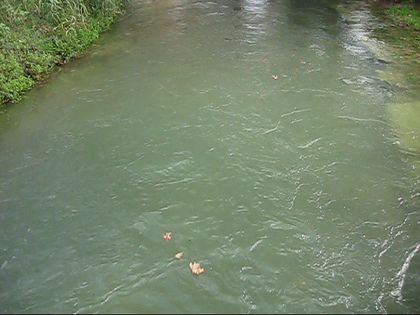
%> input picture image-segmentation/MVI_4117_frame_0677.bmp, 420 x 315 px, shrunk from 640 x 480 before the run
$ octave colorBasedYCbCr.m   (GNU Octave 9; MATLAB toolbox functions it lacks are replaced by stand-ins)
%> lines starting %> are read from the running program, lines starting %| are printed output that depends on the picture; in (x1, y1, x2, y2) boxes, pixels count from 0 and x2, y2 are one past the last pixel; in counts of white or black regions, pixels touching at a corner belong together; the program's own positions count from 1
clear all;
close all;
clc;


%------------------------------------------------------------------------------------------

                                    % Image Segmentation

%------------------------------------------------------------------------------------------
% Color Image Segmentation Considering the YCbCr Color Space Based on (Color) Thresholding.
%------------------------------------------------------------------------------------------

tic

% Read image.
input = imread('MVI_4117_frame_0677.bmp');
%> input is the input picture: size 315x420x3 uint8; mean R, G, B 117, 131.9, 106.1

if (size(input, 3) ~= 3)
    error('Input image must be RGB.')
else
    % Display the original image.
    figure, imshow(input);
    axis equal; axis tight; axis off;
    set(gcf, 'Color', 'White'); title('original image', 'FontSize', 17);

    figure;
    subplot(2,2,1), imshow(input);
    axis equal; axis tight; axis off;
    set(gcf, 'Color', 'White'); title('image in RGB colormap','FontSize',17)
    subplot(2,2,2), imshow(input(:,:,1));
    axis equal; axis tight; axis off;
    set(gcf, 'Color', 'White'); title('Red','FontSize',17)
    subplot(2,2,3), imshow(input(:,:,2));
%> after `imshow(input(:,:,2))`:
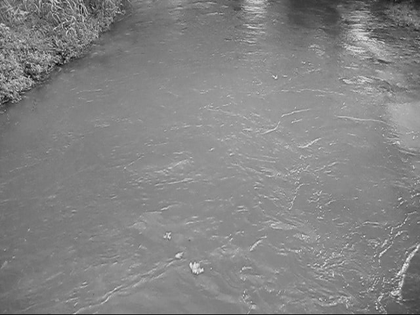
%> displayed picture: size 315x420, on the screen's scale of 0 to 255; min 6, max 248, mean 131.9
    axis equal; axis tight; axis off;
    set(gcf, 'Color', 'White'); title('Green','FontSize',17)
    subplot(2,2,4), imshow(input(:,:,3));
%> after `imshow(input(:,:,3))`:
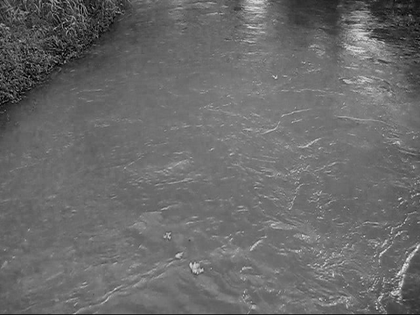
%> displayed picture: size 315x420, on the screen's scale of 0 to 255; min 0, max 242, mean 106.1
    axis equal; axis tight; axis off;
    set(gcf, 'Color', 'White'); title('Blue','FontSize',17)
    suptitle('Components of RGB color model')

    % Convert the RGB values in map to the YCbCr color space.
    imgy = rgb2ycbcr(input);
%> imgy: size 315x420x3 uint8; mean of channels 1, 2, 3 122.9, 118.9, 123.3

    figure;
    subplot(2,2,1), imshow(imgy);
    axis equal; axis tight; axis off;
    set(gcf, 'Color', 'White'); title('image in YCbCr colormap','FontSize',17)
    subplot(2,2,2), imshow(imgy(:,:,1));
    axis equal; axis tight; axis off;
    set(gcf, 'Color', 'White'); title('Y (Luminance)','FontSize',17)
    subplot(2,2,3), imshow(imgy(:,:,2));
%> after `imshow(imgy(:,:,2))`:
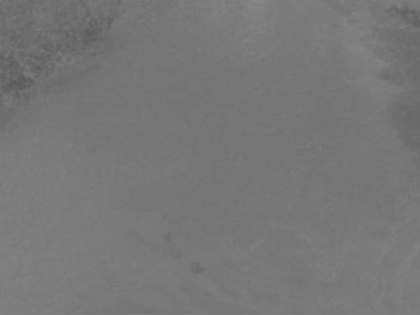
%> displayed picture: size 315x420, on the screen's scale of 0 to 255; min 90, max 136, mean 118.9
    axis equal; axis tight; axis off;
    set(gcf, 'Color', 'White'); title('Cb (Blue-difference)','FontSize',17)
    subplot(2,2,4), imshow(imgy(:,:,3));
    axis equal; axis tight; axis off;
    set(gcf, 'Color', 'White'); title('Cr (Red-difference)','FontSize',17)
    suptitle('Components of YCbCr color model')

    % Convert image to double precision.
    dinput=double(input);

    % Converting RGB space into YCbCr space using following formula.
    % Cb: Chrominance-Blue and Cr: Chrominance-Red.
    Cb = 0.001 * dinput(:,:,1) - 0.2 * dinput(:,:,2) + 0.4 * dinput(:,:,3) + 128;
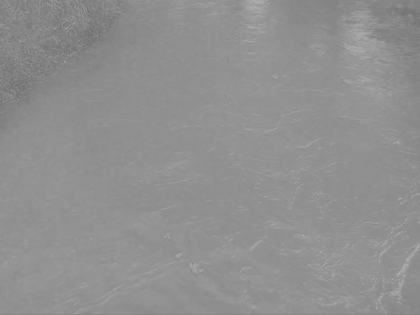
%> Cb: size 315x420 double; min 112.5, max 176.2, mean 144.2
    Cr =  0.45 * dinput(:,:,1) - 0.35 * dinput(:,:,2) - 0.09 * dinput(:,:,3) + 128;
    [rows,columns]=size(dinput(:,:,1));
%> rows = 315; columns = 420

    figure, hist(Cb);
%> after `hist(Cb)`:
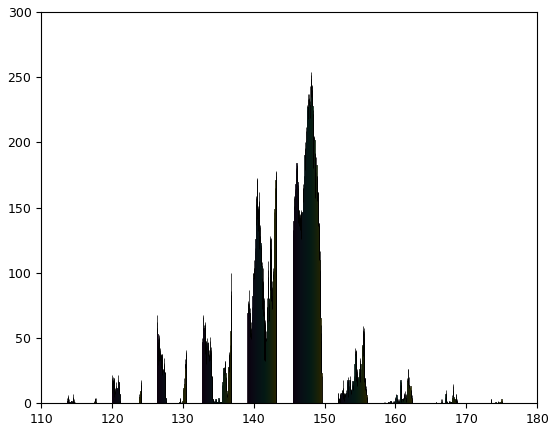
%> figure redrawn from the program's plot data; tallest bar 118 high, from x = 145.5 to 145.5; tallest bar 122 high, from x = 145.5 to 145.5; tallest bar 123 high, from x = 145.5 to 145.5; tallest bar 123 high, from x = 145.5 to 145.5
    figure, hist(Cr);
%> after `hist(Cr)`:
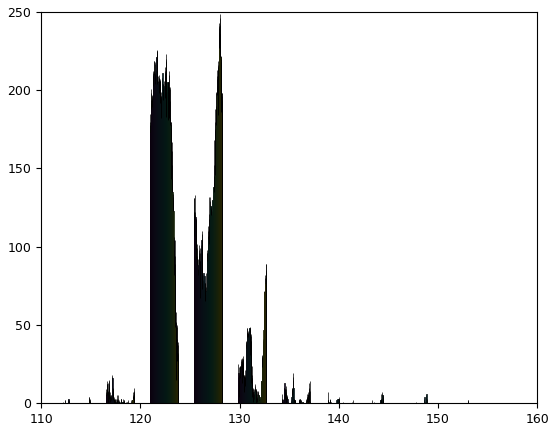
%> figure redrawn from the program's plot data; tallest bar 168 high, from x = 121 to 121; tallest bar 178 high, from x = 121 to 121; tallest bar 185 high, from x = 121 to 121; tallest bar 180 high, from x = 121 to 121

    % Preallocate memory.
    leaves=zeros(rows,columns);
%> leaves: size 315x420 double; every value is 0

    for i=1:rows
        for j=1:columns
            % Segmenting the yellow colored areas.
            if  Cb(i,j)>=140 && Cr(i,j)>=140      % determined experimentally
                leaves(i,j)=1;
            else
                leaves(i,j)=0;
            end
        end
    end
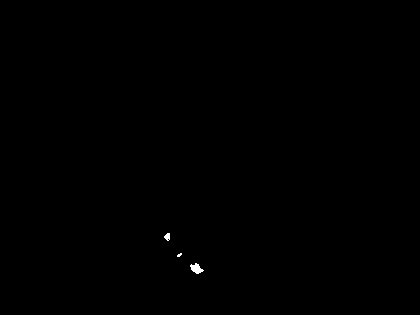
%> leaves: size 315x420 double; values 0 (black) and 1 (white), 0.1% white; 3 white regions (1 under 20 px), largest, box (x1, y1, x2, y2) and area: (190, 263, 204, 274) 88, (164, 233, 170, 241) 34

    figure, imshow(leaves);
    axis equal; axis tight; axis off;
    set(gcf, 'Color', 'White'); title('binary image', 'FontSize', 17);

    % Use the colored object mask to mask out the colored-only portions of the rgb image.
    output(:,:,1) = dinput(:,:,1).*leaves;
    output(:,:,2) = dinput(:,:,2).*leaves;
    output(:,:,3) = dinput(:,:,3).*leaves;
%> output: size 315x420x3 double

    %  Display the segmented image.
    figure, imagesc(uint8(output)), colormap gray
    axis equal; axis tight; axis off;
    set(gcf, 'Color', 'White'); title('segmented image', 'FontSize', 17);

    % Original image.
    figure
    subplot(1,2,1);
    imshow(input)
    axis equal; axis tight; axis off;
    set(gcf, 'Color', 'White'); title('original image', 'FontSize', 17);
    % Segmented image.
    subplot(1,2,2);
    imagesc(uint8(output)), colormap gray
    axis equal; axis tight; axis off;
    set(gcf, 'Color', 'White'); title('segmented image', 'FontSize', 17);
    suptitle('Image segmentation considering the YCbCr color space based on (color) thresholding');
end

% Calculate elapsed time using tic toc.
ycbcrtime=toc;
display(['Color Image Segmentation Considering the YCbCr Color Space Based on (Color) Thresholding: Elapsed Time = ',num2str(ycbcrtime),' seconds'])
